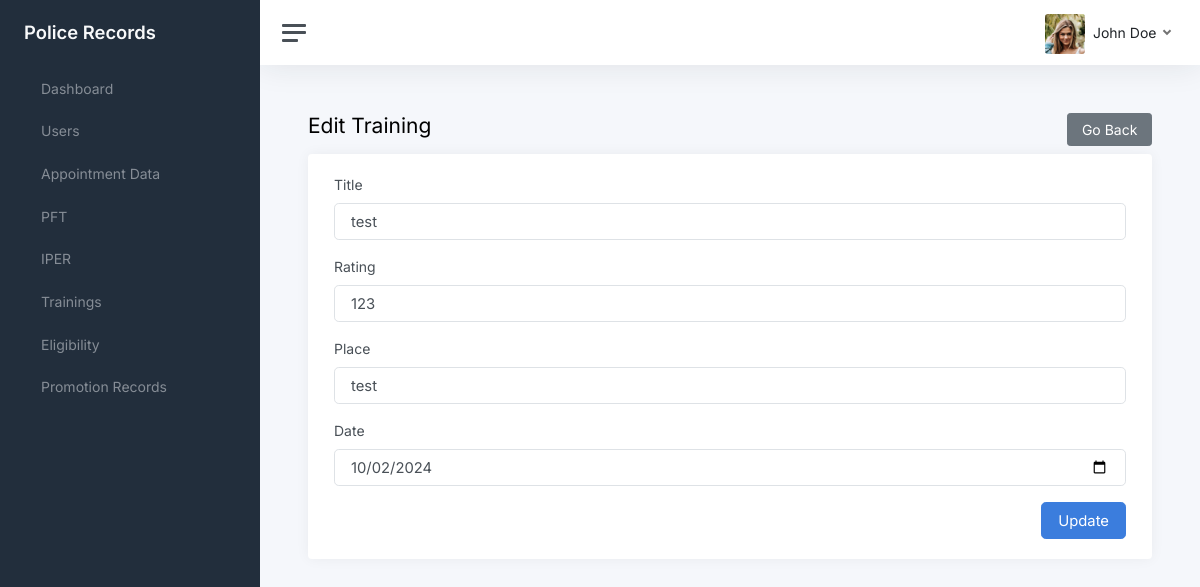
Screenshot of /police-records/views/edit/eligibility?id=1 (signed in) with the database file from the repository.
### tables this page shows
CREATE TABLE `users` (
  `id` int(11) NOT NULL,
  `id_number` varchar(55) NOT NULL,
  `rank_position` text DEFAULT NULL,
  `first_name` varchar(255) NOT NULL,
  `middle_name` varchar(255) DEFAULT NULL,
  `last_name` varchar(255) NOT NULL,
  `address` varchar(255) DEFAULT NULL,
  `email` varchar(255) NOT NULL,
  `password` text DEFAULT NULL,
  `role` varchar(55) DEFAULT NULL,
  `avatar` varchar(255) DEFAULT NULL,
  `date_created` timestamp NOT NULL DEFAULT current_timestamp()
);

CREATE TABLE `eligibility` (
  `id` int(11) NOT NULL,
  `user_id` int(11) DEFAULT NULL,
  `title` text NOT NULL,
  `rating` text NOT NULL,
  `place` text NOT NULL,
  `date` date NOT NULL
);

### backend/nodes.php (called while the page is built, shortened)
<?php
require(__DIR__ . "/conn.php");
require(__DIR__ . "/Helpers.php");
$helpers = new Helpers($conn, $_SESSION);

### backend/Helpers.php (called while the page is built, shortened)
<?php
class Helpers
{
  private $conn;
  private $session;
  public function __construct($conn, $session)
  {
    $this->conn = $conn;
    $this->session = $session;
  }
  public function select_all_individual($table, $params)
  {
    $query = $this->conn->query("SELECT * FROM $table WHERE $params");
    return $query->num_rows > 0 ? $query->fetch_object() : null;
  }
  public function get_current_user()
  {
    $id = $this->session["id"];
    $query = $this->conn->query("SELECT * FROM users WHERE id='$id'");
    return $query->num_rows > 0 ? $query->fetch_object() : null;
  }
  public function get_user_by_id($user_id)
  {
    $query = $this->conn->query("SELECT * FROM users WHERE id='$user_id'");
    return $query->num_rows > 0 ? $query->fetch_object() : null;
  }
  public function get_full_name($user_id, $format = "")
  {
    $user = $this->get_user_by_id($user_id);
    $fullName = "";
    if (!isset($user->mname)) {
      $fullName = ucwords("$user->first_name $user->last_name");
    }
    return $fullName;
  }
  public function get_avatar_link($user_id)
  {
    $user = $this->get_user_by_id($user_id);
    if ($user->avatar) {
      return SERVER_NAME . "/uploads/avatars/$user->avatar";
    }
    return SERVER_NAME . "/custom-assets/images/default.png";
  }
}

### views/edit/eligibility.php (the view, shortened to what this page needs)
<?php
require("../../backend/nodes.php");
$title = "Edit Training";
?>
<!DOCTYPE html>
<html lang="en">
<head>
  <?php require("../../views/components/head.php"); ?>
</head>
<body>
  <div class="wrapper">
    <?php require("../components/side-bar.php") ?>
    <div class="main">
      <?php require("../components/nav-bar.php") ?>
      <main class="content">
        <div class="container p-0">
          <div class="mb-3">
            <h1 class="h3 d-inline align-middle"><?= $title ?></h1>
            <button type="button" class="btn btn-secondary float-end" onclick="window.history.back()">
              Go Back
            </button>
          </div>
          <div class="card">
            <?php $eligibility = $helpers->select_all_individual("eligibility", "id=$_GET[id]"); ?>
            <div class="card-body">
              <div class="container">
                <form id="form-edit-eligibility" method="POST">
                  <div class="mb-3">
                    <label class="form-label">Title</label>
                    <input class="form-control form-control-lg" type="text" value="<?= $eligibility->title ?>" name="title" required />
                  </div>
                  <div class="mb-3">
                    <label class="form-label">Rating</label>
                    <input class="form-control form-control-lg" type="text" value="<?= $eligibility->rating ?>" name="rating" required />
                  </div>
                  <div class="mb-3">
                    <label class="form-label">Place</label>
                    <input class="form-control form-control-lg" type="text" value="<?= $eligibility->place ?>" name="place" required />
                  </div>
                  <div class="mb-3">
                    <label class="form-label">Date</label>
                    <input class="form-control form-control-lg" type="date" value="<?= $eligibility->date ?>" name="date" required />
                  </div>
                  <div class="text-end mt-3">
                    <button type="submit" class="btn btn-lg btn-primary">
                      Update
                    </button>
                  </div>
                </form>
              </div>
            </div>
          </div>
        </div>
      </main>
    </div>
  </div>
</body>
</html>

### views/components/nav-bar.php (shortened to what this page needs)
<nav class="navbar navbar-expand navbar-light navbar-bg">
  <a class="sidebar-toggle js-sidebar-toggle">
    <i class="hamburger align-self-center"></i>
  </a>
  <div class="navbar-collapse collapse">
    <ul class="navbar-nav navbar-align">
      <li class="nav-item dropdown">
        <a class="nav-link dropdown-toggle d-none d-sm-inline-block" href="#" data-bs-toggle="dropdown">
          <img src="<?= $helpers->get_avatar_link($USER->id) ?>" class=" avatar img-fluid rounded me-1" />
          <span class="text-dark">
            <?= $helpers->get_full_name($USER->id) ?>
          </span>
        </a>
      </li>
    </ul>
  </div>
</nav>

### custom-assets/css/custom.css (style rules this page uses)
body { padding: 0 !important; }
img { object-fit: cover; }

### rows the page displays
users: id+avatar (picture), $helpers->get_full_name($USER->id) "John Doe"
eligibility: title "test", rating "123", place "test", date "10/02/2024"

### other values shown
$menu->title "Dashboard"
$menu->title "Users"
$menu->title "Appointment Data"
$menu->title "PFT"
$menu->title "IPER"
$menu->title "Trainings"
$menu->title "Eligibility"
$menu->title "Promotion Records"
$title "Edit Training"
